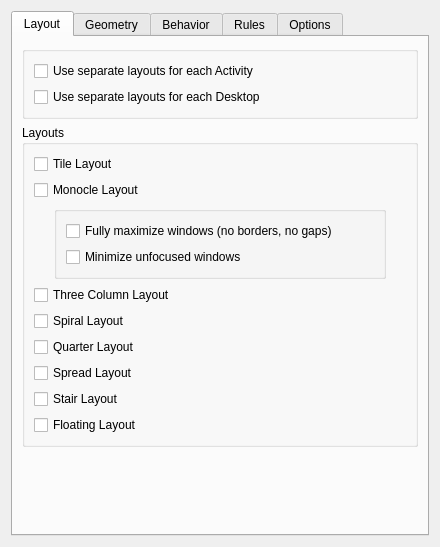
<?xml version="1.0" encoding="UTF-8"?>
<ui version="4.0">
 <class>KrohnkiteConfigForm</class>
 <widget class="QWidget" name="KrohnkiteConfigForm">
  <property name="geometry">
   <rect>
    <x>0</x>
    <y>0</y>
    <width>440</width>
    <height>547</height>
   </rect>
  </property>
  <property name="minimumSize">
   <size>
    <width>440</width>
    <height>0</height>
   </size>
  </property>
  <property name="windowTitle">
   <string>Form</string>
  </property>
  <layout class="QGridLayout" name="gridLayout">
   <item row="0" column="0">
    <widget class="QTabWidget" name="configTabs">
     <property name="currentIndex">
      <number>0</number>
     </property>
     <widget class="QWidget" name="layoutTab">
      <attribute name="title">
       <string>Layout</string>
      </attribute>
      <layout class="QVBoxLayout" name="verticalLayout_4">
       <item>
        <widget class="QGroupBox" name="groupBox_8">
         <property name="title">
          <string/>
         </property>
         <layout class="QVBoxLayout" name="verticalLayout_8">
          <item>
           <widget class="QCheckBox" name="kcfg_layoutPerActivity">
            <property name="toolTip">
             <string>Use different layouts for each activity. Can be combined with &quot;Use separate layout per Desktop&quot; option.</string>
            </property>
            <property name="text">
             <string>Use separate layouts for each Activity</string>
            </property>
           </widget>
          </item>
          <item>
           <widget class="QCheckBox" name="kcfg_layoutPerDesktop">
            <property name="toolTip">
             <string>Use different layouts for each virtual desktop. Can be combined with &quot;Use separate layout per Activity&quot; option.</string>
            </property>
            <property name="text">
             <string>Use separate layouts for each Desktop</string>
            </property>
           </widget>
          </item>
         </layout>
        </widget>
       </item>
       <item>
        <widget class="QGroupBox" name="groupBox_2">
         <property name="title">
          <string>Layouts</string>
         </property>
         <layout class="QVBoxLayout" name="verticalLayout_3">
          <item>
           <widget class="QCheckBox" name="kcfg_enableTileLayout">
            <property name="toolTip">
             <string>Enable Tile layout</string>
            </property>
            <property name="text">
             <string>Tile Layout</string>
            </property>
            <property name="tristate">
             <bool>false</bool>
            </property>
           </widget>
          </item>
          <item>
           <widget class="QCheckBox" name="kcfg_enableMonocleLayout">
            <property name="toolTip">
             <string>Enable Monocle layout</string>
            </property>
            <property name="text">
             <string>Monocle Layout</string>
            </property>
           </widget>
          </item>
          <item>
           <layout class="QVBoxLayout" name="monocleLayoutConfigLayout">
            <property name="leftMargin">
             <number>20</number>
            </property>
            <property name="rightMargin">
             <number>20</number>
            </property>
            <item>
             <widget class="QGroupBox" name="groupBox_10">
              <property name="title">
               <string/>
              </property>
              <layout class="QVBoxLayout" name="verticalLayout_10">
               <item>
                <widget class="QCheckBox" name="kcfg_monocleMaximize">
                 <property name="toolTip">
                  <string>All windows will be maximized in Monocle layout</string>
                 </property>
                 <property name="text">
                  <string>Fully maximize windows (no borders, no gaps)</string>
                 </property>
                </widget>
               </item>
               <item>
                <widget class="QCheckBox" name="kcfg_monocleMinimizeRest">
                 <property name="text">
                  <string>Minimize unfocused windows</string>
                 </property>
                </widget>
               </item>
              </layout>
             </widget>
            </item>
           </layout>
          </item>
          <item>
           <widget class="QCheckBox" name="kcfg_enableThreeColumnLayout">
            <property name="toolTip">
             <string>Enable Three Column layout</string>
            </property>
            <property name="text">
             <string>Three Column Layout</string>
            </property>
           </widget>
          </item>
          <item>
           <widget class="QCheckBox" name="kcfg_enableSpiralLayout">
            <property name="text">
             <string>Spiral Layout</string>
            </property>
           </widget>
          </item>
          <item>
           <widget class="QCheckBox" name="kcfg_enableQuarterLayout">
            <property name="toolTip">
             <string>Enable Quarter layout</string>
            </property>
            <property name="text">
             <string>Quarter Layout</string>
            </property>
           </widget>
          </item>
          <item>
           <widget class="QCheckBox" name="kcfg_enableSpreadLayout">
            <property name="toolTip">
             <string>Enable Spread layout</string>
            </property>
            <property name="text">
             <string>Spread Layout</string>
            </property>
           </widget>
          </item>
          <item>
           <widget class="QCheckBox" name="kcfg_enableStairLayout">
            <property name="toolTip">
             <string>Enable Stair layout</string>
            </property>
            <property name="text">
             <string>Stair Layout</string>
            </property>
           </widget>
          </item>
          <item>
           <widget class="QCheckBox" name="kcfg_enableFloatingLayout">
            <property name="text">
             <string>Floating Layout</string>
            </property>
           </widget>
          </item>
         </layout>
        </widget>
       </item>
       <item>
        <spacer name="verticalSpacer_2">
         <property name="orientation">
          <enum>Qt::Vertical</enum>
         </property>
         <property name="sizeHint" stdset="0">
          <size>
           <width>20</width>
           <height>40</height>
          </size>
         </property>
        </spacer>
       </item>
      </layout>
     </widget>
     <widget class="QWidget" name="geometryTab">
      <attribute name="title">
       <string>Geometry</string>
      </attribute>
      <layout class="QVBoxLayout" name="verticalLayout_5">
       <item>
        <widget class="QGroupBox" name="groupBox">
         <property name="title">
          <string>Screen Gaps (pixels)</string>
         </property>
         <layout class="QGridLayout" name="gridLayout_3">
          <item row="2" column="3">
           <widget class="QSpinBox" name="kcfg_screenGapTop">
            <property name="maximum">
             <number>999</number>
            </property>
           </widget>
          </item>
          <item row="4" column="0">
           <widget class="QSpinBox" name="kcfg_screenGapLeft">
            <property name="maximum">
             <number>999</number>
            </property>
           </widget>
          </item>
          <item row="4" column="4">
           <widget class="QSpinBox" name="kcfg_screenGapRight">
            <property name="maximum">
             <number>999</number>
            </property>
           </widget>
          </item>
          <item row="0" column="3">
           <widget class="QLabel" name="screenGapTop">
            <property name="text">
             <string>Top</string>
            </property>
            <property name="alignment">
             <set>Qt::AlignCenter</set>
            </property>
           </widget>
          </item>
          <item row="6" column="3">
           <widget class="QSpinBox" name="kcfg_screenGapBottom">
            <property name="maximum">
             <number>999</number>
            </property>
           </widget>
          </item>
          <item row="5" column="3">
           <widget class="QLabel" name="screenGapBottom">
            <property name="text">
             <string>Bottom</string>
            </property>
            <property name="alignment">
             <set>Qt::AlignCenter</set>
            </property>
           </widget>
          </item>
          <item row="3" column="0">
           <widget class="QLabel" name="screenGapLeft">
            <property name="text">
             <string>Left</string>
            </property>
            <property name="alignment">
             <set>Qt::AlignCenter</set>
            </property>
           </widget>
          </item>
          <item row="3" column="4">
           <widget class="QLabel" name="screenGapRight">
            <property name="text">
             <string>Right</string>
            </property>
            <property name="alignment">
             <set>Qt::AlignCenter</set>
            </property>
           </widget>
          </item>
         </layout>
        </widget>
       </item>
       <item>
        <widget class="QGroupBox" name="groupBox_9">
         <property name="title">
          <string>Maximum Tile Width</string>
         </property>
         <layout class="QGridLayout" name="gridLayout_8">
          <item row="0" column="0">
           <widget class="QCheckBox" name="kcfg_limitTileWidth">
            <property name="text">
             <string>Limit the width of tiled windows</string>
            </property>
           </widget>
          </item>
          <item row="1" column="0">
           <layout class="QHBoxLayout" name="horizontalLayout_2">
            <item>
             <widget class="QLabel" name="limitTileWidthRatioLabel">
              <property name="sizePolicy">
               <sizepolicy hsizetype="Maximum" vsizetype="Preferred">
                <horstretch>0</horstretch>
                <verstretch>0</verstretch>
               </sizepolicy>
              </property>
              <property name="text">
               <string>Ratio of the max width to screen height </string>
              </property>
             </widget>
            </item>
            <item>
             <widget class="QDoubleSpinBox" name="kcfg_limitTileWidthRatio"/>
            </item>
           </layout>
          </item>
         </layout>
        </widget>
       </item>
       <item>
        <layout class="QHBoxLayout" name="horizontalLayout">
         <item>
          <widget class="QLabel" name="tileGapLabel">
           <property name="text">
            <string>Gaps between tiles (pixels)</string>
           </property>
          </widget>
         </item>
         <item>
          <widget class="QSpinBox" name="kcfg_tileLayoutGap">
           <property name="maximum">
            <number>9999</number>
           </property>
          </widget>
         </item>
        </layout>
       </item>
       <item>
        <spacer name="verticalSpacer">
         <property name="orientation">
          <enum>Qt::Vertical</enum>
         </property>
         <property name="sizeHint" stdset="0">
          <size>
           <width>20</width>
           <height>40</height>
          </size>
         </property>
        </spacer>
       </item>
      </layout>
     </widget>
     <widget class="QWidget" name="behaviorTab">
      <attribute name="title">
       <string>Behavior</string>
      </attribute>
      <layout class="QVBoxLayout" name="verticalLayout_6">
       <item>
        <widget class="QGroupBox" name="groupBox_4">
         <property name="title">
          <string>Layout Adjustment</string>
         </property>
         <layout class="QVBoxLayout" name="verticalLayout_7">
          <item>
           <widget class="QCheckBox" name="kcfg_adjustLayout">
            <property name="toolTip">
             <string>Resizing window will cause layout to be adjusted. The actual behaviour might differ based on layout in use.</string>
            </property>
            <property name="text">
             <string>Adjust layout by resizing windows</string>
            </property>
           </widget>
          </item>
          <item>
           <widget class="QCheckBox" name="kcfg_adjustLayoutLive">
            <property name="toolTip">
             <string>If enabled, resizing window will immediately adjust layout. If disabled, layout will be adjusted *after* window resizing is over.</string>
            </property>
            <property name="text">
             <string>Adjust layout in realtime as window is being resized</string>
            </property>
           </widget>
          </item>
         </layout>
        </widget>
       </item>
       <item>
        <widget class="QCheckBox" name="kcfg_newWindowAsMaster">
         <property name="text">
          <string>Put new window as master</string>
         </property>
        </widget>
       </item>
       <item>
        <spacer name="verticalSpacer_3">
         <property name="orientation">
          <enum>Qt::Vertical</enum>
         </property>
         <property name="sizeHint" stdset="0">
          <size>
           <width>20</width>
           <height>40</height>
          </size>
         </property>
        </spacer>
       </item>
      </layout>
     </widget>
     <widget class="QWidget" name="rulesTab">
      <attribute name="title">
       <string>Rules</string>
      </attribute>
      <layout class="QVBoxLayout" name="verticalLayout_2">
       <item>
        <widget class="QGroupBox" name="groupBox_5">
         <property name="title">
          <string>Ignore Windows</string>
         </property>
         <layout class="QGridLayout" name="gridLayout_5">
          <item row="1" column="0">
           <widget class="QLabel" name="ignoreTitleLabel">
            <property name="text">
             <string>By Title</string>
            </property>
           </widget>
          </item>
          <item row="0" column="0">
           <widget class="QLabel" name="ignoreClassLabel">
            <property name="text">
             <string>By Class</string>
            </property>
           </widget>
          </item>
          <item row="0" column="1">
           <widget class="QLineEdit" name="kcfg_ignoreClass">
            <property name="toolTip">
             <string>Comma-separated list of window classes. Matching windows will not be tiled.</string>
            </property>
           </widget>
          </item>
          <item row="1" column="1">
           <widget class="QLineEdit" name="kcfg_ignoreTitle">
            <property name="toolTip">
             <string>Comma-separated list of keywords(or substrings). Any windows with matching title will not be tiled.</string>
            </property>
           </widget>
          </item>
          <item row="2" column="0">
           <widget class="QLabel" name="ignoreRoleLabel">
            <property name="text">
             <string>By Role</string>
            </property>
           </widget>
          </item>
          <item row="2" column="1">
           <widget class="QLineEdit" name="kcfg_ignoreRole"/>
          </item>
         </layout>
        </widget>
       </item>
       <item>
        <widget class="QGroupBox" name="groupBox_6">
         <property name="title">
          <string>Float Windows</string>
         </property>
         <layout class="QGridLayout" name="gridLayout_6">
          <item row="0" column="0">
           <widget class="QLabel" name="floatingClassLabel">
            <property name="text">
             <string>By Class</string>
            </property>
           </widget>
          </item>
          <item row="0" column="1">
           <widget class="QLineEdit" name="kcfg_floatingClass">
            <property name="toolTip">
             <string>Comma-separated list of window classes. Matching windows will become float automatically.</string>
            </property>
           </widget>
          </item>
          <item row="1" column="0">
           <widget class="QLabel" name="floatingTitleLabel">
            <property name="text">
             <string>By Title</string>
            </property>
           </widget>
          </item>
          <item row="1" column="1">
           <widget class="QLineEdit" name="kcfg_floatingTitle">
            <property name="toolTip">
             <string>Comma-separated list of keywords(or substrings). Any windows with matching title will become float automatically</string>
            </property>
           </widget>
          </item>
          <item row="2" column="1">
           <widget class="QCheckBox" name="kcfg_floatUtility">
            <property name="toolTip">
             <string>This is mainly for debugging purpose, but can also be used to meet some specific requirements.</string>
            </property>
            <property name="text">
             <string>Float utility windows
(applies to window type Dialog, Splash, Utility)</string>
            </property>
            <property name="checked">
             <bool>true</bool>
            </property>
           </widget>
          </item>
         </layout>
        </widget>
       </item>
       <item>
        <widget class="QGroupBox" name="groupBox_7">
         <property name="title">
          <string>Disable Tiling</string>
         </property>
         <layout class="QGridLayout" name="gridLayout_7">
          <item row="0" column="1">
           <widget class="QLineEdit" name="kcfg_ignoreActivity">
            <property name="toolTip">
             <string>Comma-separated list of activity names. Windows in corresponding activities will not be tiled.</string>
            </property>
           </widget>
          </item>
          <item row="0" column="0">
           <widget class="QLabel" name="ignoreActivityLabel">
            <property name="text">
             <string>On Activity (name)</string>
            </property>
           </widget>
          </item>
          <item row="1" column="0">
           <widget class="QLabel" name="ignoreScreenLabel">
            <property name="text">
             <string>On Screen (number)</string>
            </property>
           </widget>
          </item>
          <item row="1" column="1">
           <widget class="QLineEdit" name="kcfg_ignoreScreen">
            <property name="toolTip">
             <string>Comma-separated list of screen numbers. Windows in corresponding screens will not be tiled.</string>
            </property>
           </widget>
          </item>
         </layout>
        </widget>
       </item>
       <item>
        <spacer name="verticalSpacer_4">
         <property name="orientation">
          <enum>Qt::Vertical</enum>
         </property>
         <property name="sizeHint" stdset="0">
          <size>
           <width>20</width>
           <height>40</height>
          </size>
         </property>
        </spacer>
       </item>
      </layout>
     </widget>
     <widget class="QWidget" name="optionsTab">
      <attribute name="title">
       <string>Options</string>
      </attribute>
      <layout class="QVBoxLayout" name="verticalLayout">
       <item>
        <widget class="QCheckBox" name="kcfg_maximizeSoleTile">
         <property name="toolTip">
          <string>&lt;p&gt;If there's only one window to be tiled, the window will be maximized with its borders removed to maximize usable screen space.&lt;/p&gt;&lt;p&gt;When using this option it's advisable to enable the &amp;quot;Allow resizing maximized windows from window edges&amp;quot; in &amp;quot;Breeze Window Decoration&amp;quot; settings, as this will often leave windows maximized, preventing borders from returning when windows are no longer sole otherwise.&lt;/p&gt;</string>
         </property>
         <property name="text">
          <string>Maximize the sole window</string>
         </property>
        </widget>
       </item>
       <item>
        <widget class="QCheckBox" name="kcfg_noTileBorder">
         <property name="toolTip">
          <string>All tiled windows will have no borders. Borders will be added back if window become float.</string>
         </property>
         <property name="text">
          <string>Remove borders of tiled windows</string>
         </property>
        </widget>
       </item>
       <item>
        <widget class="QCheckBox" name="kcfg_keepFloatAbove">
         <property name="text">
          <string>Keep floating windows above tiled windows</string>
         </property>
        </widget>
       </item>
       <item>
        <widget class="QCheckBox" name="kcfg_preventMinimize">
         <property name="text">
          <string>Prevent windows from minimizing (experimental)</string>
         </property>
        </widget>
       </item>
       <item>
        <widget class="QCheckBox" name="kcfg_preventProtrusion">
         <property name="text">
          <string>Prevent window from protruding from its screen</string>
         </property>
        </widget>
       </item>
       <item>
        <spacer name="debugSpacer">
         <property name="orientation">
          <enum>Qt::Vertical</enum>
         </property>
         <property name="sizeType">
          <enum>QSizePolicy::Maximum</enum>
         </property>
         <property name="sizeHint" stdset="0">
          <size>
           <width>20</width>
           <height>10</height>
          </size>
         </property>
        </spacer>
       </item>
       <item>
        <widget class="QCheckBox" name="kcfg_debug">
         <property name="toolTip">
          <string>Use this option to debug the script or submit detailed bug report.</string>
         </property>
         <property name="text">
          <string>Enable logging</string>
         </property>
        </widget>
       </item>
       <item>
        <spacer name="verticalSpacer_5">
         <property name="orientation">
          <enum>Qt::Vertical</enum>
         </property>
         <property name="sizeHint" stdset="0">
          <size>
           <width>20</width>
           <height>40</height>
          </size>
         </property>
        </spacer>
       </item>
      </layout>
     </widget>
    </widget>
   </item>
  </layout>
 </widget>
 <resources/>
 <connections/>
</ui>
